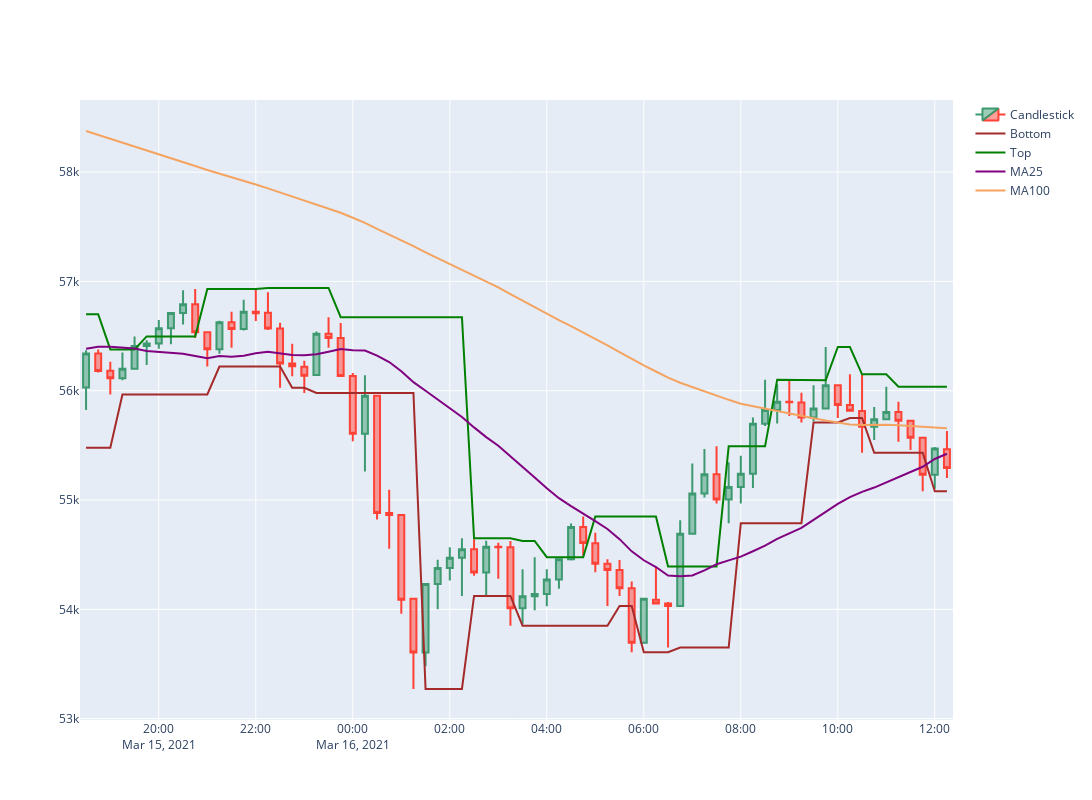

Notebook source saved alongside this figure:
### Code cell
n = np.random.randint(low=0, high=df.shape[0], size=1)[0]
new_df = df[n:n+72].copy()

fig = go.Figure(
    data=[
        go.Candlestick(
            x=new_df.index,
            open=new_df['open_price'],
            high=new_df['high_price'],
            low=new_df['low_price'],
            close=new_df['close_price'],
            name='Candlestick'
        ),
        go.Scatter(
            x=new_df.index,
            y=new_df['low_bottom'],
            line_color='brown',
            mode='lines',
            name='Bottom'
        ),
        go.Scatter(
            x=new_df.index,
            y=new_df['high_top'],
            line_color='green',
            mode='lines',
            name='Top'
        ),
        go.Scatter(
            x=new_df.index,
            y=new_df['MA25'],
            line_color='purple',
            mode='lines',
            name='MA25'
        ),
        go.Scatter(
            x=new_df.index,
            y=new_df['MA100'],
            line_color='sandybrown',
            mode='lines',
            name='MA100'
        )
    ]
).update_layout(xaxis_rangeslider_visible=False)

fig.update_layout(
    autosize=False,
    width=1500,
    height=800)

fig.show();
